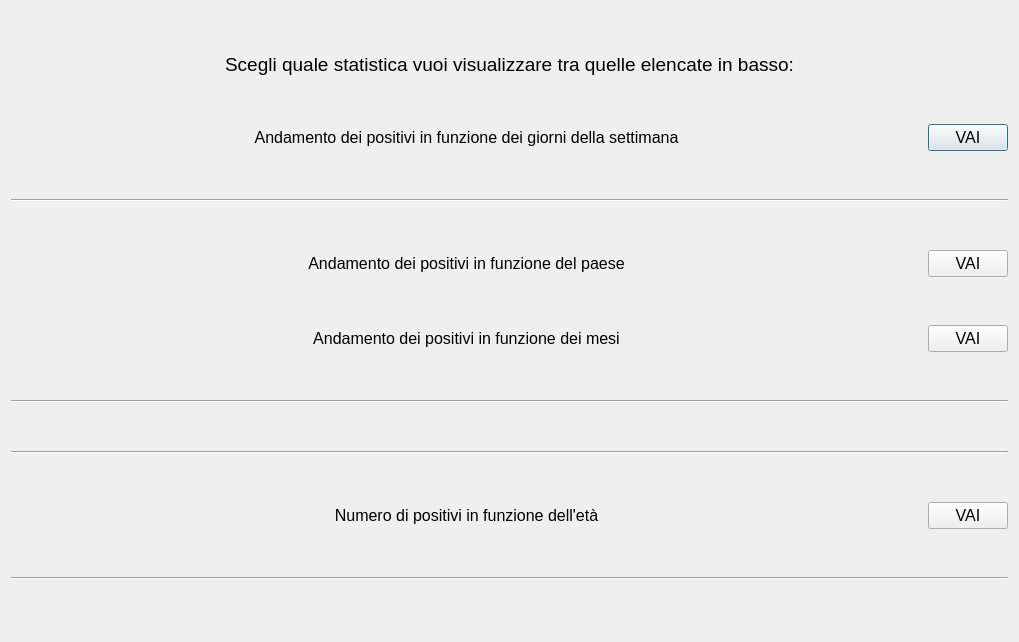
<?xml version="1.0" encoding="UTF-8"?>
<ui version="4.0">
 <class>Stats</class>
 <widget class="QDialog" name="Stats">
  <property name="geometry">
   <rect>
    <x>0</x>
    <y>0</y>
    <width>1019</width>
    <height>642</height>
   </rect>
  </property>
  <property name="windowTitle">
   <string>Dialog</string>
  </property>
  <layout class="QVBoxLayout" name="verticalLayout_2">
   <item>
    <widget class="QLabel" name="label">
     <property name="sizePolicy">
      <sizepolicy hsizetype="Minimum" vsizetype="Fixed">
       <horstretch>0</horstretch>
       <verstretch>0</verstretch>
      </sizepolicy>
     </property>
     <property name="font">
      <font>
       <pointsize>14</pointsize>
      </font>
     </property>
     <property name="layoutDirection">
      <enum>Qt::LeftToRight</enum>
     </property>
     <property name="text">
      <string>Scegli quale statistica vuoi visualizzare tra quelle elencate in basso:</string>
     </property>
     <property name="textFormat">
      <enum>Qt::AutoText</enum>
     </property>
     <property name="alignment">
      <set>Qt::AlignCenter</set>
     </property>
     <property name="margin">
      <number>14</number>
     </property>
    </widget>
   </item>
   <item>
    <layout class="QHBoxLayout" name="horizontalLayout">
     <item>
      <widget class="QLabel" name="label_3">
       <property name="sizePolicy">
        <sizepolicy hsizetype="Preferred" vsizetype="Preferred">
         <horstretch>0</horstretch>
         <verstretch>0</verstretch>
        </sizepolicy>
       </property>
       <property name="font">
        <font>
         <pointsize>12</pointsize>
        </font>
       </property>
       <property name="text">
        <string>Andamento dei positivi in funzione dei giorni della settimana</string>
       </property>
       <property name="alignment">
        <set>Qt::AlignCenter</set>
       </property>
      </widget>
     </item>
     <item>
      <widget class="QPushButton" name="positive_weekday">
       <property name="sizePolicy">
        <sizepolicy hsizetype="Fixed" vsizetype="Fixed">
         <horstretch>0</horstretch>
         <verstretch>0</verstretch>
        </sizepolicy>
       </property>
       <property name="font">
        <font>
         <pointsize>12</pointsize>
        </font>
       </property>
       <property name="text">
        <string>VAI</string>
       </property>
      </widget>
     </item>
    </layout>
   </item>
   <item>
    <widget class="Line" name="line_3">
     <property name="orientation">
      <enum>Qt::Horizontal</enum>
     </property>
    </widget>
   </item>
   <item>
    <layout class="QHBoxLayout" name="horizontalLayout_2">
     <item>
      <widget class="QLabel" name="label_5">
       <property name="sizePolicy">
        <sizepolicy hsizetype="Preferred" vsizetype="Preferred">
         <horstretch>0</horstretch>
         <verstretch>0</verstretch>
        </sizepolicy>
       </property>
       <property name="font">
        <font>
         <pointsize>12</pointsize>
        </font>
       </property>
       <property name="text">
        <string>Andamento dei positivi in funzione del paese</string>
       </property>
       <property name="alignment">
        <set>Qt::AlignCenter</set>
       </property>
      </widget>
     </item>
     <item>
      <widget class="QPushButton" name="positive_country">
       <property name="sizePolicy">
        <sizepolicy hsizetype="Fixed" vsizetype="Fixed">
         <horstretch>0</horstretch>
         <verstretch>0</verstretch>
        </sizepolicy>
       </property>
       <property name="font">
        <font>
         <pointsize>12</pointsize>
        </font>
       </property>
       <property name="text">
        <string>VAI</string>
       </property>
      </widget>
     </item>
    </layout>
   </item>
   <item>
    <layout class="QHBoxLayout" name="horizontalLayout_3">
     <item>
      <widget class="QLabel" name="label_2">
       <property name="sizePolicy">
        <sizepolicy hsizetype="Preferred" vsizetype="Maximum">
         <horstretch>0</horstretch>
         <verstretch>0</verstretch>
        </sizepolicy>
       </property>
       <property name="font">
        <font>
         <pointsize>12</pointsize>
        </font>
       </property>
       <property name="text">
        <string>Andamento dei positivi in funzione dei mesi</string>
       </property>
       <property name="alignment">
        <set>Qt::AlignCenter</set>
       </property>
      </widget>
     </item>
     <item>
      <widget class="QPushButton" name="positive_month">
       <property name="sizePolicy">
        <sizepolicy hsizetype="Fixed" vsizetype="Fixed">
         <horstretch>0</horstretch>
         <verstretch>0</verstretch>
        </sizepolicy>
       </property>
       <property name="font">
        <font>
         <pointsize>12</pointsize>
        </font>
       </property>
       <property name="text">
        <string>VAI</string>
       </property>
      </widget>
     </item>
    </layout>
   </item>
   <item>
    <widget class="Line" name="line">
     <property name="orientation">
      <enum>Qt::Horizontal</enum>
     </property>
    </widget>
   </item>
   <item>
    <widget class="Line" name="line_2">
     <property name="orientation">
      <enum>Qt::Horizontal</enum>
     </property>
    </widget>
   </item>
   <item>
    <layout class="QHBoxLayout" name="horizontalLayout_4">
     <item>
      <widget class="QLabel" name="label_4">
       <property name="sizePolicy">
        <sizepolicy hsizetype="Preferred" vsizetype="Preferred">
         <horstretch>0</horstretch>
         <verstretch>0</verstretch>
        </sizepolicy>
       </property>
       <property name="font">
        <font>
         <pointsize>12</pointsize>
        </font>
       </property>
       <property name="text">
        <string>Numero di positivi in funzione dell'età</string>
       </property>
       <property name="alignment">
        <set>Qt::AlignCenter</set>
       </property>
      </widget>
     </item>
     <item>
      <widget class="QPushButton" name="positive_age">
       <property name="sizePolicy">
        <sizepolicy hsizetype="Fixed" vsizetype="Fixed">
         <horstretch>0</horstretch>
         <verstretch>0</verstretch>
        </sizepolicy>
       </property>
       <property name="font">
        <font>
         <pointsize>12</pointsize>
        </font>
       </property>
       <property name="text">
        <string>VAI</string>
       </property>
      </widget>
     </item>
    </layout>
   </item>
   <item>
    <widget class="Line" name="line_4">
     <property name="orientation">
      <enum>Qt::Horizontal</enum>
     </property>
    </widget>
   </item>
  </layout>
 </widget>
 <resources/>
 <connections/>
</ui>
